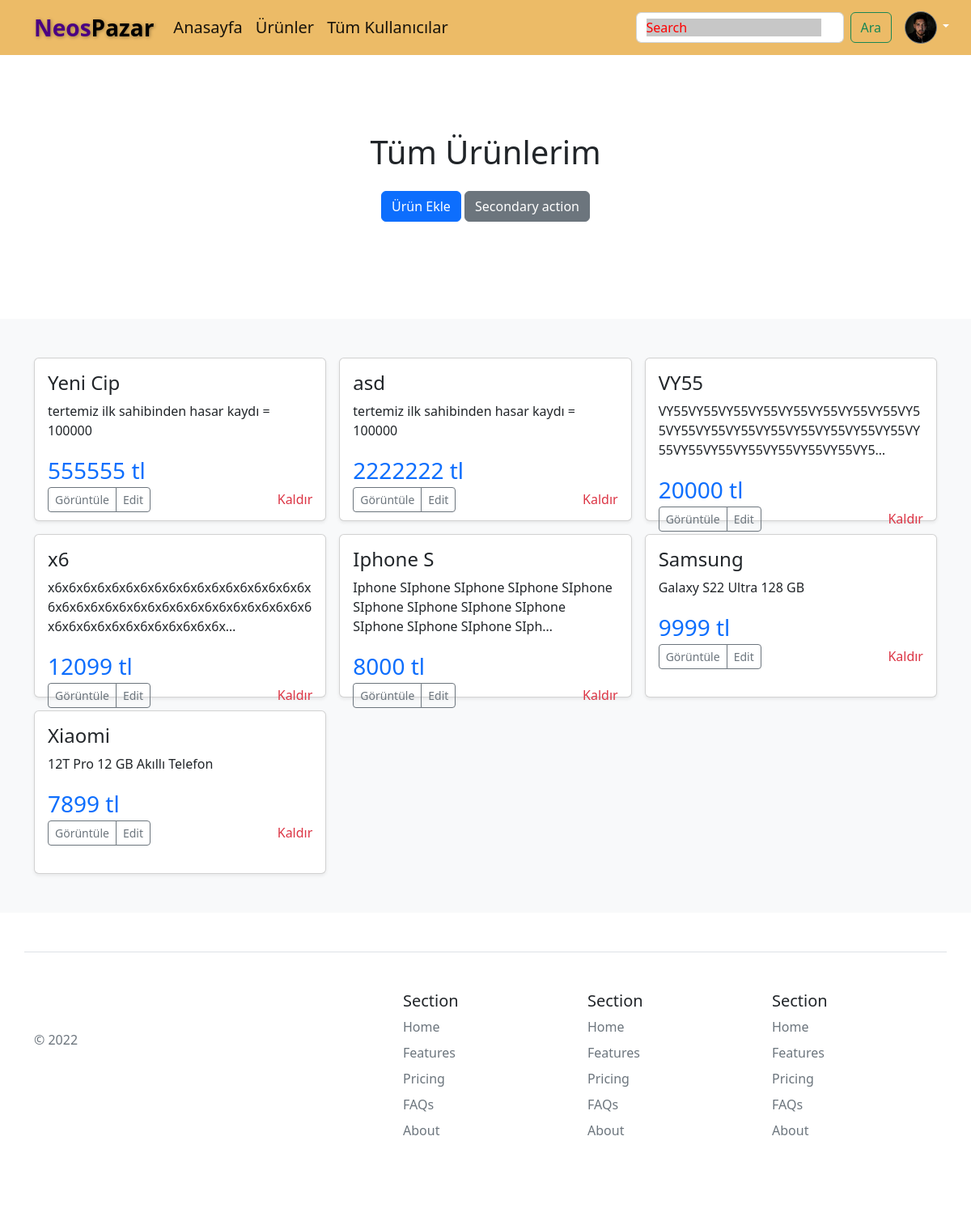
Before: /myproducts/ (signed in) with the older database file.
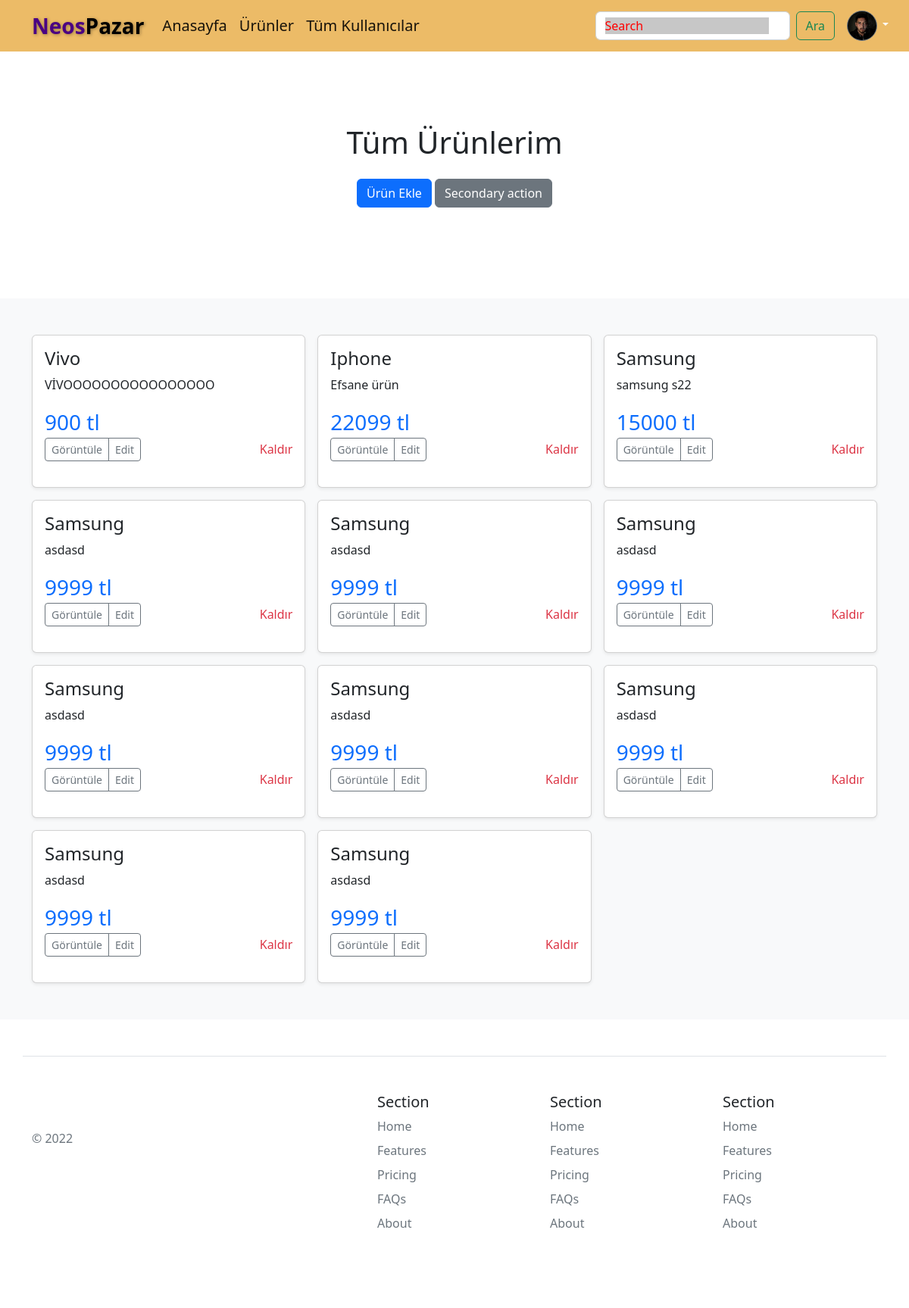
After: the same page with the newer database file.
### appMy/models.py (models this page shows, shortened)
class Card(models.Model):
    user = models.ForeignKey(User, verbose_name=("Kullanıcı"), on_delete=models.CASCADE, null=True)
    category = models.ForeignKey(Category, verbose_name=("Kategori"), on_delete=models.CASCADE,null=True)
    title = models.CharField(("Card Başlık"), max_length=100)
    text = models.TextField(("Card Yazısı"))
    image1 = models.FileField(("Card Resimi 1"), upload_to='', max_length=100, null=True)
    image2 = models.FileField(("Card Resimi 2"), upload_to='', max_length=100, null=True, blank=True)
    image3 = models.FileField(("Card Resimi 3"), upload_to='', max_length=100, null=True, blank=True)
    priece = models.IntegerField(("Ürün Fiyatı"), null=True)
    date_now = models.DateTimeField(("Paylaşım Zamanı"), auto_now_add=True)

### appMy/views.py (the view)
# urls.py: path('myproducts/', myProducts, name='myProducts'), # ürünlerim
def myProducts(request):
    products = Card.objects.filter(user=request.user.id).order_by("-id")
    userinfo = ''
    if request.user.is_authenticated:
        userinfo = Userinfo.objects.get(user=request.user.id)
    context = {
        'products': products,
        'userinfo': userinfo,
    }
    return render(request,'product/myproducts.html',context)

### appMy/templates/product/myproducts.html (shortened to what this page needs)
{% extends 'base.html' %}
{% load static %}
{% block body %}
<main>
    <section class="py-5 text-center container">
        <div class="row py-lg-5">
            <div class="col-lg-6 col-md-8 mx-auto">
                <h1 class="fw-light">Tüm Ürünlerim</h1>
                <p>
                    <a href="{% url 'createProduct' %}" class="btn btn-primary my-2">Ürün Ekle</a>
                    <a href="#" class="btn btn-secondary my-2">Secondary action</a>
                </p>
            </div>
        </div>
    </section>
    <div class="album py-5 bg-light">
        <div class="container">
            <div class="row row-cols-1 row-cols-sm-2 row-cols-md-3 g-3">
                {% for product in products %}
                <div class="col">
                    <div class="card shadow-sm">
                        <div class="card-body" style="width: 100%; height: 200px;">
                            <h4>{{ product.title }}</h4>
                            <p class="card-text">{{ product.text|truncatechars:100 }}</p>
                            <span href="#" class="text-primary fs-3">{{ product.priece }} tl</span><br>
                            <div class="d-flex justify-content-between align-items-center">
                                <div class="btn-group">
                                    <a href="{% url 'detail' product.id %}" type="button" class="btn btn-sm btn-outline-secondary">Görüntüle</a>
                                    <a href="{% url 'updateProduct' product.id %}" type="button" class="btn btn-sm btn-outline-secondary">Edit</a>
                                </div>
                                <a href="" class="text-danger" data-bs-toggle="modal" data-bs-target="#exampleModal{{ product.id }}" style="text-decoration: none;">Kaldır</a>
                            </div>
                        </div>
                    </div>
                </div>
                {% endfor %}
            </div>
        </div>
    </div>
</main>
{% endblock body %}

Changed rows visible on the page:
removed Card: title "Yeni Cip", text "tertemiz ilk sahibinden hasar kaydı = 100000", priece "555555"
removed Card: title "x6", text "x6x6x6x6x6x6x6x6x6x6x6x6x6x6x6x6x6x6x6x6x6x6x6x6x6x6x6x6x6x6x6x6x6x6x6x6x6x6x6x6x6x6x6x6x6x6x6x6x6x…", priece "12099"
added Card: title "Vivo", text "VİVOOOOOOOOOOOOOOOO", priece "900"
changed Card: title "asd" → "Iphone"; text "tertemiz ilk sahibinden hasar kaydı = 100000" → "Efsane ürün"; priece "2222222" → "22099"
now on this page (row edited): Card: title "Samsung", text "samsung s22", priece "15000"
changed Card (number 4 of 11 on the later page): title "VY55" → "Samsung"; text "VY55VY55VY55VY55VY55VY55VY55VY55VY55VY55VY55VY55VY55VY55VY55VY55VY55VY55VY55VY55VY55VY55VY55VY55VY5…" → "asdasd"; priece "20000" → "9999"
now on this page (row edited): Card: title "Samsung", text "asdasd", priece "9999"
now on this page (row edited): Card: title "Samsung", text "asdasd", priece "9999"
changed Card (number 7 of 11 on the later page): title "Iphone S" → "Samsung"; text "Iphone SIphone SIphone SIphone SIphone SIphone SIphone SIphone SIphone SIphone SIphone SIphone SIph…" → "asdasd"; priece "8000" → "9999"
now on this page (row edited): Card: title "Samsung", text "asdasd", priece "9999"
changed Card (number 9 of 11 on the later page): text "Galaxy S22 Ultra 128 GB" → "asdasd"
now on this page (row edited): Card: title "Samsung", text "asdasd", priece "9999"
changed Card (number 11 of 11 on the later page): title "Xiaomi" → "Samsung"; text "12T Pro 12 GB Akıllı Telefon" → "asdasd"; priece "7899" → "9999"
